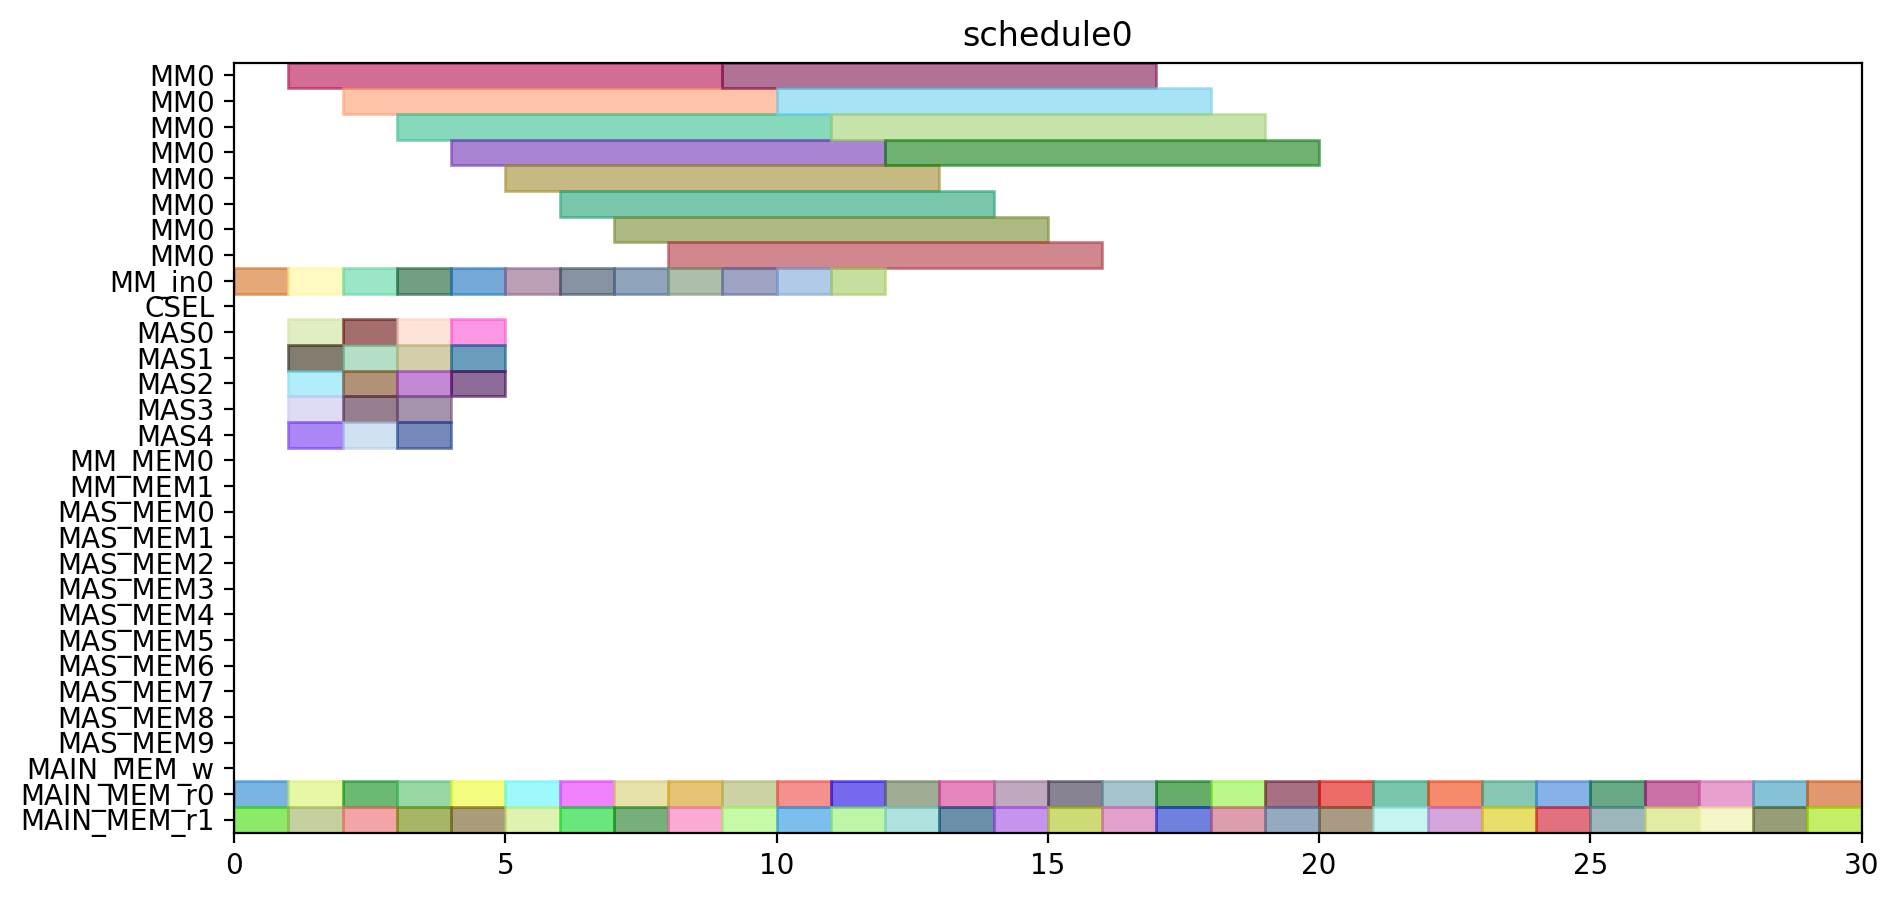

Generate this figure with Python:
from pyschedule import Scenario, solvers, plotters, alt


def solve():
	horizon = 110
	S = Scenario("schedule0", horizon=horizon)

	# resource
	MM = S.Resources('MM', num=1, size=8)
	MM_in = S.Resources('MM_in', num=1)
	CSEL = S.Resource('CSEL')
	MAS = S.Resources('MAS', num=5, size=1, periods=range(1, horizon))
	MM_MEM = S.Resources('MM_MEM', num=2)
	MAS_MEM = S.Resources('MAS_MEM', num=10)
	MAIN_MEM_w = S.Resource('MAIN_MEM_w', size=1)
	MAIN_MEM_r = S.Resources('MAIN_MEM_r', num=2)

	# result of previous scheduling

	# new tasks
	c_t0_t0_t0_in = S.Task('c_t0_t0_t0_in', length=1, delay_cost=1)
	c_t0_t0_t0_in += alt(MM_in)
	c_t0_t0_t0 = S.Task('c_t0_t0_t0', length=8, delay_cost=1)
	c_t0_t0_t0 += alt(MM)
	S += c_t0_t0_t0>=c_t0_t0_t0_in

	c_t0_t0_t0_mem0 = S.Task('c_t0_t0_t0_mem0', length=1, delay_cost=1)
	c_t0_t0_t0_mem0 += MAIN_MEM_r[0]
	c_t0_t0_t0_mem1 = S.Task('c_t0_t0_t0_mem1', length=1, delay_cost=1)
	c_t0_t0_t0_mem1 += MAIN_MEM_r[1]
	c_t0_t0_t1_in = S.Task('c_t0_t0_t1_in', length=1, delay_cost=1)
	c_t0_t0_t1_in += alt(MM_in)
	c_t0_t0_t1 = S.Task('c_t0_t0_t1', length=8, delay_cost=1)
	c_t0_t0_t1 += alt(MM)
	S += c_t0_t0_t1>=c_t0_t0_t1_in

	c_t0_t0_t1_mem0 = S.Task('c_t0_t0_t1_mem0', length=1, delay_cost=1)
	c_t0_t0_t1_mem0 += MAIN_MEM_r[0]
	c_t0_t0_t1_mem1 = S.Task('c_t0_t0_t1_mem1', length=1, delay_cost=1)
	c_t0_t0_t1_mem1 += MAIN_MEM_r[1]
	c_t0_t0_t2 = S.Task('c_t0_t0_t2', length=1, delay_cost=1)
	c_t0_t0_t2 += alt(MAS)

	c_t0_t0_t2_mem0 = S.Task('c_t0_t0_t2_mem0', length=1, delay_cost=1)
	c_t0_t0_t2_mem0 += MAIN_MEM_r[0]
	c_t0_t0_t2_mem1 = S.Task('c_t0_t0_t2_mem1', length=1, delay_cost=1)
	c_t0_t0_t2_mem1 += MAIN_MEM_r[1]
	c_t0_t0_t3 = S.Task('c_t0_t0_t3', length=1, delay_cost=1)
	c_t0_t0_t3 += alt(MAS)

	c_t0_t0_t3_mem0 = S.Task('c_t0_t0_t3_mem0', length=1, delay_cost=1)
	c_t0_t0_t3_mem0 += MAIN_MEM_r[0]
	c_t0_t0_t3_mem1 = S.Task('c_t0_t0_t3_mem1', length=1, delay_cost=1)
	c_t0_t0_t3_mem1 += MAIN_MEM_r[1]
	c_t0_t1_t0_in = S.Task('c_t0_t1_t0_in', length=1, delay_cost=1)
	c_t0_t1_t0_in += alt(MM_in)
	c_t0_t1_t0 = S.Task('c_t0_t1_t0', length=8, delay_cost=1)
	c_t0_t1_t0 += alt(MM)
	S += c_t0_t1_t0>=c_t0_t1_t0_in

	c_t0_t1_t0_mem0 = S.Task('c_t0_t1_t0_mem0', length=1, delay_cost=1)
	c_t0_t1_t0_mem0 += MAIN_MEM_r[0]
	c_t0_t1_t0_mem1 = S.Task('c_t0_t1_t0_mem1', length=1, delay_cost=1)
	c_t0_t1_t0_mem1 += MAIN_MEM_r[1]
	c_t0_t1_t1_in = S.Task('c_t0_t1_t1_in', length=1, delay_cost=1)
	c_t0_t1_t1_in += alt(MM_in)
	c_t0_t1_t1 = S.Task('c_t0_t1_t1', length=8, delay_cost=1)
	c_t0_t1_t1 += alt(MM)
	S += c_t0_t1_t1>=c_t0_t1_t1_in

	c_t0_t1_t1_mem0 = S.Task('c_t0_t1_t1_mem0', length=1, delay_cost=1)
	c_t0_t1_t1_mem0 += MAIN_MEM_r[0]
	c_t0_t1_t1_mem1 = S.Task('c_t0_t1_t1_mem1', length=1, delay_cost=1)
	c_t0_t1_t1_mem1 += MAIN_MEM_r[1]
	c_t0_t1_t2 = S.Task('c_t0_t1_t2', length=1, delay_cost=1)
	c_t0_t1_t2 += alt(MAS)

	c_t0_t1_t2_mem0 = S.Task('c_t0_t1_t2_mem0', length=1, delay_cost=1)
	c_t0_t1_t2_mem0 += MAIN_MEM_r[0]
	c_t0_t1_t2_mem1 = S.Task('c_t0_t1_t2_mem1', length=1, delay_cost=1)
	c_t0_t1_t2_mem1 += MAIN_MEM_r[1]
	c_t0_t1_t3 = S.Task('c_t0_t1_t3', length=1, delay_cost=1)
	c_t0_t1_t3 += alt(MAS)

	c_t0_t1_t3_mem0 = S.Task('c_t0_t1_t3_mem0', length=1, delay_cost=1)
	c_t0_t1_t3_mem0 += MAIN_MEM_r[0]
	c_t0_t1_t3_mem1 = S.Task('c_t0_t1_t3_mem1', length=1, delay_cost=1)
	c_t0_t1_t3_mem1 += MAIN_MEM_r[1]
	c_t0_t20 = S.Task('c_t0_t20', length=1, delay_cost=1)
	c_t0_t20 += alt(MAS)

	c_t0_t20_mem0 = S.Task('c_t0_t20_mem0', length=1, delay_cost=1)
	c_t0_t20_mem0 += MAIN_MEM_r[0]
	c_t0_t20_mem1 = S.Task('c_t0_t20_mem1', length=1, delay_cost=1)
	c_t0_t20_mem1 += MAIN_MEM_r[1]
	c_t0_t21 = S.Task('c_t0_t21', length=1, delay_cost=1)
	c_t0_t21 += alt(MAS)

	c_t0_t21_mem0 = S.Task('c_t0_t21_mem0', length=1, delay_cost=1)
	c_t0_t21_mem0 += MAIN_MEM_r[0]
	c_t0_t21_mem1 = S.Task('c_t0_t21_mem1', length=1, delay_cost=1)
	c_t0_t21_mem1 += MAIN_MEM_r[1]
	c_t0_t30 = S.Task('c_t0_t30', length=1, delay_cost=1)
	c_t0_t30 += alt(MAS)

	c_t0_t30_mem0 = S.Task('c_t0_t30_mem0', length=1, delay_cost=1)
	c_t0_t30_mem0 += MAIN_MEM_r[0]
	c_t0_t30_mem1 = S.Task('c_t0_t30_mem1', length=1, delay_cost=1)
	c_t0_t30_mem1 += MAIN_MEM_r[1]
	c_t0_t31 = S.Task('c_t0_t31', length=1, delay_cost=1)
	c_t0_t31 += alt(MAS)

	c_t0_t31_mem0 = S.Task('c_t0_t31_mem0', length=1, delay_cost=1)
	c_t0_t31_mem0 += MAIN_MEM_r[0]
	c_t0_t31_mem1 = S.Task('c_t0_t31_mem1', length=1, delay_cost=1)
	c_t0_t31_mem1 += MAIN_MEM_r[1]
	c_t1_t0_t0_in = S.Task('c_t1_t0_t0_in', length=1, delay_cost=1)
	c_t1_t0_t0_in += alt(MM_in)
	c_t1_t0_t0 = S.Task('c_t1_t0_t0', length=8, delay_cost=1)
	c_t1_t0_t0 += alt(MM)
	S += c_t1_t0_t0>=c_t1_t0_t0_in

	c_t1_t0_t0_mem0 = S.Task('c_t1_t0_t0_mem0', length=1, delay_cost=1)
	c_t1_t0_t0_mem0 += MAIN_MEM_r[0]
	c_t1_t0_t0_mem1 = S.Task('c_t1_t0_t0_mem1', length=1, delay_cost=1)
	c_t1_t0_t0_mem1 += MAIN_MEM_r[1]
	c_t1_t0_t1_in = S.Task('c_t1_t0_t1_in', length=1, delay_cost=1)
	c_t1_t0_t1_in += alt(MM_in)
	c_t1_t0_t1 = S.Task('c_t1_t0_t1', length=8, delay_cost=1)
	c_t1_t0_t1 += alt(MM)
	S += c_t1_t0_t1>=c_t1_t0_t1_in

	c_t1_t0_t1_mem0 = S.Task('c_t1_t0_t1_mem0', length=1, delay_cost=1)
	c_t1_t0_t1_mem0 += MAIN_MEM_r[0]
	c_t1_t0_t1_mem1 = S.Task('c_t1_t0_t1_mem1', length=1, delay_cost=1)
	c_t1_t0_t1_mem1 += MAIN_MEM_r[1]
	c_t1_t0_t2 = S.Task('c_t1_t0_t2', length=1, delay_cost=1)
	c_t1_t0_t2 += alt(MAS)

	c_t1_t0_t2_mem0 = S.Task('c_t1_t0_t2_mem0', length=1, delay_cost=1)
	c_t1_t0_t2_mem0 += MAIN_MEM_r[0]
	c_t1_t0_t2_mem1 = S.Task('c_t1_t0_t2_mem1', length=1, delay_cost=1)
	c_t1_t0_t2_mem1 += MAIN_MEM_r[1]
	c_t1_t0_t3 = S.Task('c_t1_t0_t3', length=1, delay_cost=1)
	c_t1_t0_t3 += alt(MAS)

	c_t1_t0_t3_mem0 = S.Task('c_t1_t0_t3_mem0', length=1, delay_cost=1)
	c_t1_t0_t3_mem0 += MAIN_MEM_r[0]
	c_t1_t0_t3_mem1 = S.Task('c_t1_t0_t3_mem1', length=1, delay_cost=1)
	c_t1_t0_t3_mem1 += MAIN_MEM_r[1]
	c_t1_t1_t0_in = S.Task('c_t1_t1_t0_in', length=1, delay_cost=1)
	c_t1_t1_t0_in += alt(MM_in)
	c_t1_t1_t0 = S.Task('c_t1_t1_t0', length=8, delay_cost=1)
	c_t1_t1_t0 += alt(MM)
	S += c_t1_t1_t0>=c_t1_t1_t0_in

	c_t1_t1_t0_mem0 = S.Task('c_t1_t1_t0_mem0', length=1, delay_cost=1)
	c_t1_t1_t0_mem0 += MAIN_MEM_r[0]
	c_t1_t1_t0_mem1 = S.Task('c_t1_t1_t0_mem1', length=1, delay_cost=1)
	c_t1_t1_t0_mem1 += MAIN_MEM_r[1]
	c_t1_t1_t1_in = S.Task('c_t1_t1_t1_in', length=1, delay_cost=1)
	c_t1_t1_t1_in += alt(MM_in)
	c_t1_t1_t1 = S.Task('c_t1_t1_t1', length=8, delay_cost=1)
	c_t1_t1_t1 += alt(MM)
	S += c_t1_t1_t1>=c_t1_t1_t1_in

	c_t1_t1_t1_mem0 = S.Task('c_t1_t1_t1_mem0', length=1, delay_cost=1)
	c_t1_t1_t1_mem0 += MAIN_MEM_r[0]
	c_t1_t1_t1_mem1 = S.Task('c_t1_t1_t1_mem1', length=1, delay_cost=1)
	c_t1_t1_t1_mem1 += MAIN_MEM_r[1]
	c_t1_t1_t2 = S.Task('c_t1_t1_t2', length=1, delay_cost=1)
	c_t1_t1_t2 += alt(MAS)

	c_t1_t1_t2_mem0 = S.Task('c_t1_t1_t2_mem0', length=1, delay_cost=1)
	c_t1_t1_t2_mem0 += MAIN_MEM_r[0]
	c_t1_t1_t2_mem1 = S.Task('c_t1_t1_t2_mem1', length=1, delay_cost=1)
	c_t1_t1_t2_mem1 += MAIN_MEM_r[1]
	c_t1_t1_t3 = S.Task('c_t1_t1_t3', length=1, delay_cost=1)
	c_t1_t1_t3 += alt(MAS)

	c_t1_t1_t3_mem0 = S.Task('c_t1_t1_t3_mem0', length=1, delay_cost=1)
	c_t1_t1_t3_mem0 += MAIN_MEM_r[0]
	c_t1_t1_t3_mem1 = S.Task('c_t1_t1_t3_mem1', length=1, delay_cost=1)
	c_t1_t1_t3_mem1 += MAIN_MEM_r[1]
	c_t1_t20 = S.Task('c_t1_t20', length=1, delay_cost=1)
	c_t1_t20 += alt(MAS)

	c_t1_t20_mem0 = S.Task('c_t1_t20_mem0', length=1, delay_cost=1)
	c_t1_t20_mem0 += MAIN_MEM_r[0]
	c_t1_t20_mem1 = S.Task('c_t1_t20_mem1', length=1, delay_cost=1)
	c_t1_t20_mem1 += MAIN_MEM_r[1]
	c_t1_t21 = S.Task('c_t1_t21', length=1, delay_cost=1)
	c_t1_t21 += alt(MAS)

	c_t1_t21_mem0 = S.Task('c_t1_t21_mem0', length=1, delay_cost=1)
	c_t1_t21_mem0 += MAIN_MEM_r[0]
	c_t1_t21_mem1 = S.Task('c_t1_t21_mem1', length=1, delay_cost=1)
	c_t1_t21_mem1 += MAIN_MEM_r[1]
	c_t1_t30 = S.Task('c_t1_t30', length=1, delay_cost=1)
	c_t1_t30 += alt(MAS)

	c_t1_t30_mem0 = S.Task('c_t1_t30_mem0', length=1, delay_cost=1)
	c_t1_t30_mem0 += MAIN_MEM_r[0]
	c_t1_t30_mem1 = S.Task('c_t1_t30_mem1', length=1, delay_cost=1)
	c_t1_t30_mem1 += MAIN_MEM_r[1]
	c_t1_t31 = S.Task('c_t1_t31', length=1, delay_cost=1)
	c_t1_t31 += alt(MAS)

	c_t1_t31_mem0 = S.Task('c_t1_t31_mem0', length=1, delay_cost=1)
	c_t1_t31_mem0 += MAIN_MEM_r[0]
	c_t1_t31_mem1 = S.Task('c_t1_t31_mem1', length=1, delay_cost=1)
	c_t1_t31_mem1 += MAIN_MEM_r[1]
	c_t2_t0_t0_in = S.Task('c_t2_t0_t0_in', length=1, delay_cost=1)
	c_t2_t0_t0_in += alt(MM_in)
	c_t2_t0_t0 = S.Task('c_t2_t0_t0', length=8, delay_cost=1)
	c_t2_t0_t0 += alt(MM)
	S += c_t2_t0_t0>=c_t2_t0_t0_in

	c_t2_t0_t0_mem0 = S.Task('c_t2_t0_t0_mem0', length=1, delay_cost=1)
	c_t2_t0_t0_mem0 += MAIN_MEM_r[0]
	c_t2_t0_t0_mem1 = S.Task('c_t2_t0_t0_mem1', length=1, delay_cost=1)
	c_t2_t0_t0_mem1 += MAIN_MEM_r[1]
	c_t2_t0_t1_in = S.Task('c_t2_t0_t1_in', length=1, delay_cost=1)
	c_t2_t0_t1_in += alt(MM_in)
	c_t2_t0_t1 = S.Task('c_t2_t0_t1', length=8, delay_cost=1)
	c_t2_t0_t1 += alt(MM)
	S += c_t2_t0_t1>=c_t2_t0_t1_in

	c_t2_t0_t1_mem0 = S.Task('c_t2_t0_t1_mem0', length=1, delay_cost=1)
	c_t2_t0_t1_mem0 += MAIN_MEM_r[0]
	c_t2_t0_t1_mem1 = S.Task('c_t2_t0_t1_mem1', length=1, delay_cost=1)
	c_t2_t0_t1_mem1 += MAIN_MEM_r[1]
	c_t2_t0_t2 = S.Task('c_t2_t0_t2', length=1, delay_cost=1)
	c_t2_t0_t2 += alt(MAS)

	c_t2_t0_t2_mem0 = S.Task('c_t2_t0_t2_mem0', length=1, delay_cost=1)
	c_t2_t0_t2_mem0 += MAIN_MEM_r[0]
	c_t2_t0_t2_mem1 = S.Task('c_t2_t0_t2_mem1', length=1, delay_cost=1)
	c_t2_t0_t2_mem1 += MAIN_MEM_r[1]
	c_t2_t0_t3 = S.Task('c_t2_t0_t3', length=1, delay_cost=1)
	c_t2_t0_t3 += alt(MAS)

	c_t2_t0_t3_mem0 = S.Task('c_t2_t0_t3_mem0', length=1, delay_cost=1)
	c_t2_t0_t3_mem0 += MAIN_MEM_r[0]
	c_t2_t0_t3_mem1 = S.Task('c_t2_t0_t3_mem1', length=1, delay_cost=1)
	c_t2_t0_t3_mem1 += MAIN_MEM_r[1]
	c_t2_t1_t0_in = S.Task('c_t2_t1_t0_in', length=1, delay_cost=1)
	c_t2_t1_t0_in += alt(MM_in)
	c_t2_t1_t0 = S.Task('c_t2_t1_t0', length=8, delay_cost=1)
	c_t2_t1_t0 += alt(MM)
	S += c_t2_t1_t0>=c_t2_t1_t0_in

	c_t2_t1_t0_mem0 = S.Task('c_t2_t1_t0_mem0', length=1, delay_cost=1)
	c_t2_t1_t0_mem0 += MAIN_MEM_r[0]
	c_t2_t1_t0_mem1 = S.Task('c_t2_t1_t0_mem1', length=1, delay_cost=1)
	c_t2_t1_t0_mem1 += MAIN_MEM_r[1]
	c_t2_t1_t1_in = S.Task('c_t2_t1_t1_in', length=1, delay_cost=1)
	c_t2_t1_t1_in += alt(MM_in)
	c_t2_t1_t1 = S.Task('c_t2_t1_t1', length=8, delay_cost=1)
	c_t2_t1_t1 += alt(MM)
	S += c_t2_t1_t1>=c_t2_t1_t1_in

	c_t2_t1_t1_mem0 = S.Task('c_t2_t1_t1_mem0', length=1, delay_cost=1)
	c_t2_t1_t1_mem0 += MAIN_MEM_r[0]
	c_t2_t1_t1_mem1 = S.Task('c_t2_t1_t1_mem1', length=1, delay_cost=1)
	c_t2_t1_t1_mem1 += MAIN_MEM_r[1]
	solvers.mip.solve(S,msg=1,kind='CPLEX',ratio_gap=1.01)

	solution = [['hoge']*len(S.solution()[1]) for i in range(len(S.solution()))]
	for i in range(len(S.solution())):
		for j in range(len(S.solution()[i])):
			solution[i][j]=str(S.solution()[i][j])
	print(solution)

	cycles = int(solution[-1][3])

	pic_file_name = "/home/mfukuda/ABE/multiRAM_multiMAS_16mux/scheduling_result/stage8MM1_stage1MAS5/MUL/schedule0.png"
	if(S.solution() != []):
		plotters.matplotlib.plot(S,img_filename=pic_file_name, show_task_labels=False, fig_size=(cycles*0.25+3, 5))

	return solution
